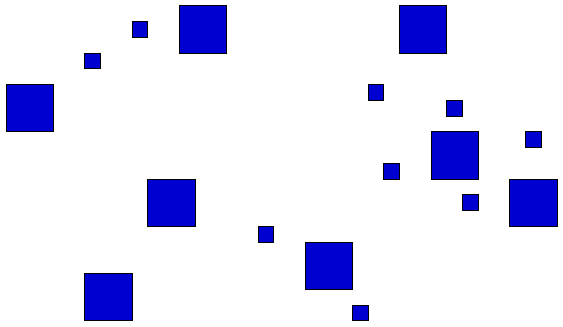
#> input picture ex1/objetos1.png, 563 x 327 px
$ jupyter execute --allow-errors ex1.ipynb   (older library calls are emulated)
#> lines starting #> are read from the running program, lines starting #| are printed output that depends on the picture; after the words box and inside, x2 and y2 are one past the last pixel; in counts of white or black regions, pixels touching at a corner belong together; long printed decimals are rounded
[cell 1]
import skimage.io
import numpy as np
import matplotlib.pyplot as plt
from skimage import measure

[cell 2]
def show_grayscale(input_file):
    # read as gray and print it
#> called with input_file = 'objetos1.png'
    img = skimage.io.imread(input_file, as_grey=True)
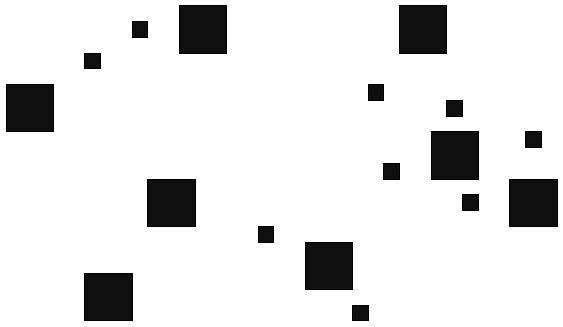
#> img: shape (327, 563) float64; min 0, max 1, mean 0.891
    plt.imshow(img,  cmap='gray')
    plt.xticks([])
    plt.yticks([])
    plt.show()

show_grayscale(input_file = 'objetos1.png')
show_grayscale(input_file = 'objetos2.png')
#> call 2 of show_grayscale, with input_file = 'objetos2.png'
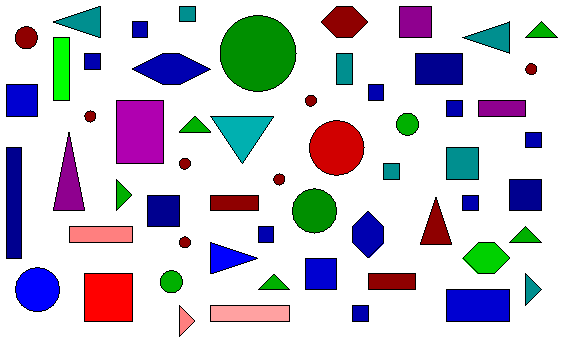
#> input picture ex1/objetos2.png, 563 x 343 px
#> in show_grayscale (call 2), `img = skimage.io.imread(input_file, as_grey=True)`:
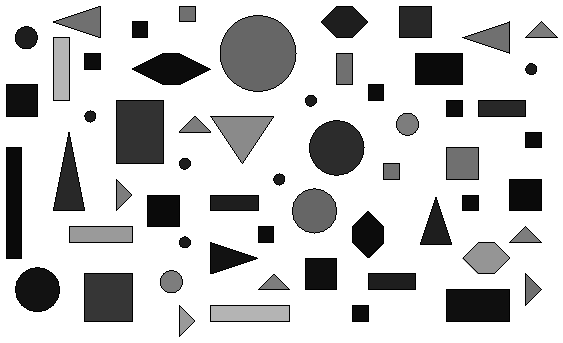
#> img: shape (343, 563) float64; min 0, max 1, mean 0.793

[cell 3]
def show_contours(input_file):
#> called with input_file = 'objetos1.png'
    img = skimage.io.imread(input_file, as_grey=True)
    contours = measure.find_contours(img, level=0.5)
#> contours = 17 point arrays, longest 195 points

    # start with blank image
    img = np.full(img.shape, 255)
    plt.imshow(img, cmap='gray', vmin=0, vmax=255)

    # fill with the contour pixels in red
    for n, contour in enumerate(contours):
        plt.plot(contour[:, 1], contour[:, 0], 'red', linewidth=1)
#> this loop made 17 passes

    # print image
    plt.xticks([])
    plt.yticks([])
    plt.show()
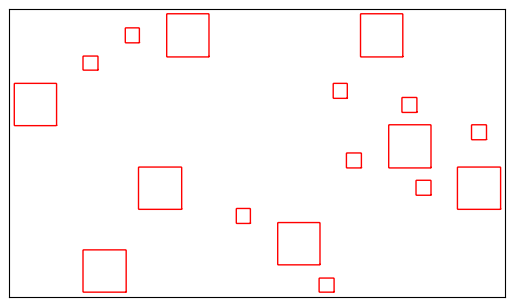
#> figure drawn by matplotlib, 1 panel

show_contours(input_file = 'objetos1.png')
show_contours(input_file = 'objetos2.png')
#> call 2 of show_contours, with input_file = 'objetos2.png'
#> in show_contours (call 2), `contours = measure.find_contours(img, level=0.5)`: contours = 64 point arrays, longest 309 points
#> the loop in show_contours (call 2), `for n, contour in enumerate(contours):` made 64 passes
#> in show_contours (call 2), `plt.show()`:
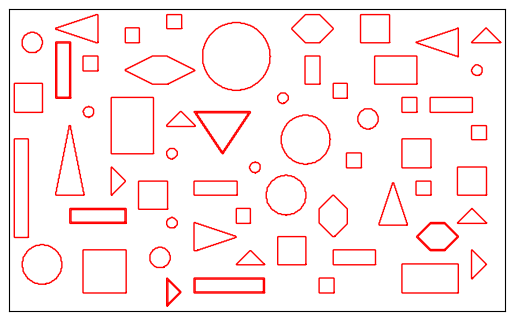
#> figure drawn by matplotlib, 1 panel

[cell 4]
# Extract image properties: perimeter, area and centroid

def get_perimeter(input_file):
    plt.figure(figsize=(40,20))

    original_img = skimage.io.imread(input_file, as_grey=True)

    # start with blank image
    img = np.full(original_img.shape, 0)
    #plt.imshow(img, cmap='gray', vmin=0, vmax=255)

    contours = measure.find_contours(original_img, level=0.5)

    out = np.concatenate(contours).reshape([-1,2])
    print(out.shape)
    print('img shape:', img.shape)
    print(out.min(), out.max())

    for n, contour in enumerate(contours):
        contour = contour.astype(np.int)
        img[contour[:,0], contour[:,1]] = 1

    #plt.hist(img.ravel().astype(int), 256, [0, 256])
    #plt.show()
    # turn to binary
#     img[img > 100] = 255
#     plt.imshow(img, cmap='gray')

    print(img.min(), img.max())
    plt.imshow(img, cmap='gray', vmin=0, vmax=255)

    plt.show()
    print(measure.perimeter(img))

#> (the rest of this cell did not finish here and is left out)

[cell 5]
def get_props(input_file):
#> called with input_file = 'objetos1.png'
    plt.figure(figsize=(20,10))
    img = skimage.io.imread(input_file, as_grey=True)
    plt.imshow(img, cmap='gray')

    print(img.shape)
#| (327, 563)
    print('-------')
    props = measure.regionprops(measure.label(img, background=255))
#> props = 18 regions; largest, box (x1, y1, x2, y2) and area: (0, 0, 563, 327) 162865, (179, 5, 227, 54) 2352, (399, 5, 447, 54) 2352, (431, 131, 479, 180) 2352, (147, 179, 196, 227) 2352

    areas = []

    # label 1 is the background
    for prop in props[1:]:
        print(prop.label, prop.perimeter, prop.centroid, prop.area, prop.convex_area)
        plt.text(prop.centroid[1],prop.centroid[0], str(prop.label), fontsize=16, color='red')
        areas.append(prop.area)
#> after the loop, areas = [2352, 2352, 272, 272, 2304, 272, 289, 2352, 289, 289, 2352, 2352, 289, 272, 2304, 2352, 272]


    # show labeled regions
    plt.show()
    plt.clf()

    # show histogram of areas
    plt.hist(areas, bins=[0, 1500, 3000, np.inf])
    plt.xlabel('Área')
    plt.ylabel('Número de regiões')
    plt.show()
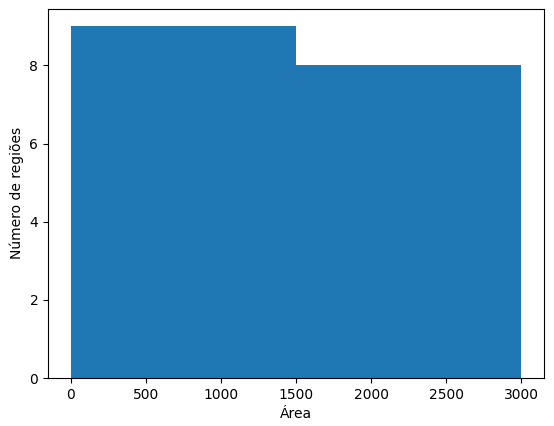
#> figure drawn by matplotlib, 1 panel; tallest bar 9 high, from x = 0 to 1500

get_props('objetos1.png')
get_props('objetos2.png')
#> call 2 of get_props, with input_file = 'objetos2.png'
#| (343, 563)
#> in get_props (call 2), `props = measure.regionprops(measure.label(img, background=255))`: props = 59 regions; largest, box (x1, y1, x2, y2) and area: (0, 0, 563, 343) 141699, (220, 15, 297, 92) 4616, (116, 100, 164, 164) 3072, (309, 120, 365, 176) 2402, (84, 273, 133, 322) 2401
#> the loop in get_props (call 2), `for prop in props[1:]:` made 58 passes
#| 2 138.012 (21.5, 84.0) 816.0 846.0
#| 3 62.0 (13.5, 187.0) 272.0 272.0
#| 4 118.853 (21.5, 344.0) 1024.0 1024.0
#| 5 126.0 (21.5, 415.0) 1056.0 1056.0
#| 6 251.279 (52.965, 257.512) 4616.0 4676.0
#| 7 62.0 (29.0, 139.5) 272.0 272.0
#| 8 136.219 (37.153, 493.346) 785.0 824.0
#| 9 77.255 (31.824, 541.0) 289.0 289.0
#> (further printed lines are left out)
#> after the loop in get_props (call 2), `for prop in props[1:]:`: areas = 58 values, max 4616 at index 4, min 111 at index 21, mean 886.4
#> in get_props (call 2), `plt.show()`:
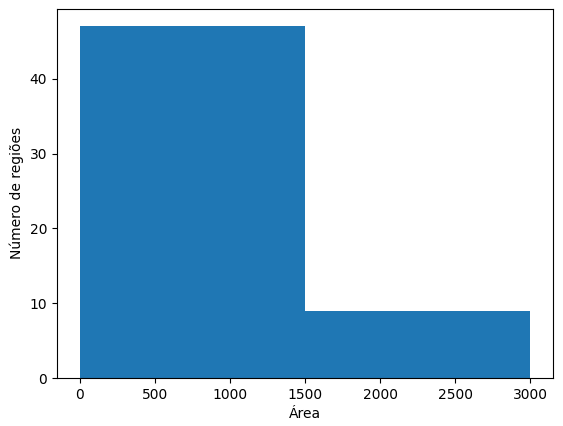
#> figure drawn by matplotlib, 1 panel; tallest bar 47 high, from x = 0 to 1500
